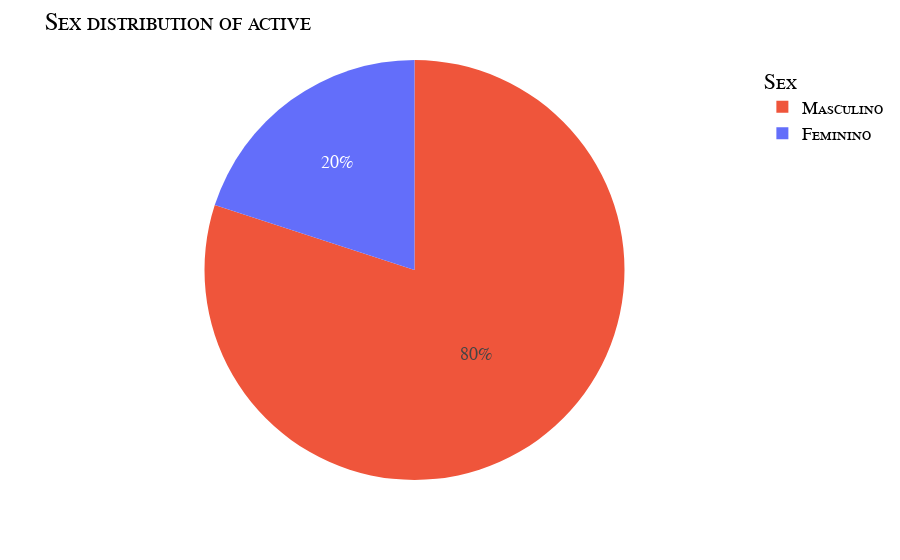
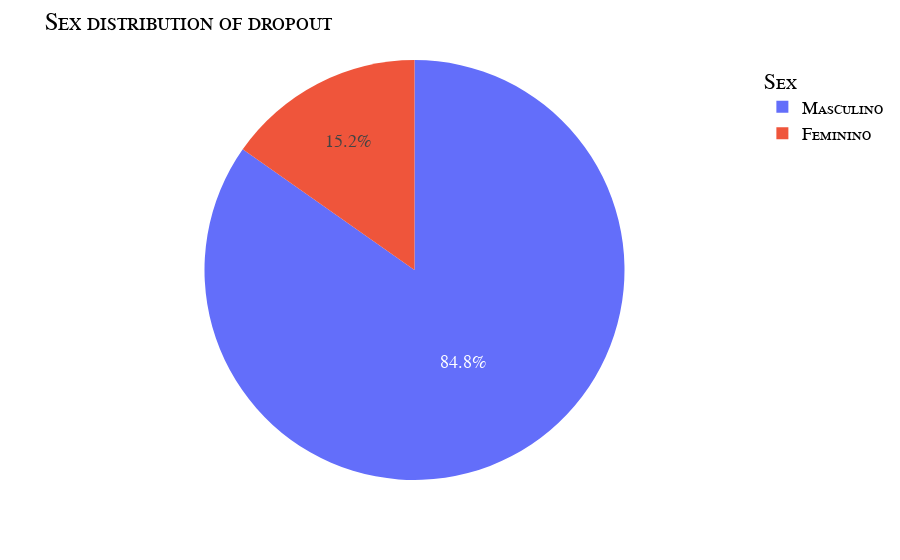

The cell these charts' notebook holds for them, in order:
### Code cell
fig = px.pie(active.groupby('Sexo').size().reset_index(name='count'), names='Sexo', values='count', color='Sexo').update_layout(title = { "text":"Sex distribution of active" }, font=my_font, legend_title_text="Sex").show()
fig = px.pie(dropout, names='Sexo').update_layout(title = { "text":"Sex distribution of dropout" }, font=my_font, legend_title_text="Sex").show()

### Figure 1 — Plotly figure (JSON) as saved in the notebook; plotly's stock layout.template omitted (floating-point values rounded to 4 significant figures)
{"data": [{"customdata": [["Feminino"], ["Masculino"]], "domain": {"x": [0, 1], "y": [0, 1]}, "hovertemplate": "Sexo=%{customdata[0]}<br>count=%{value}<extra></extra>", "labels": ["Feminino", "Masculino"], "legendgroup": "", "marker": {"colors": ["#636efa", "#EF553B"]}, "name": "", "showlegend": true, "type": "pie", "values": [44, 176]}], "layout": {"font": {"color": "Black", "family": "Courier New, monospace", "size": 18, "variant": "small-caps"}, "legend": {"title": {"text": "Sex"}, "tracegroupgap": 0}, "margin": {"t": 60}, "title": {"text": "Sex distribution of active"}}}

### Figure 2 — Plotly figure (JSON) as saved in the notebook; plotly's stock layout.template omitted (floating-point values rounded to 4 significant figures; data arrays with more than 128 entries replaced by an {"elided": "..."} marker saying what was removed)
{"data": [{"domain": {"x": [0, 1], "y": [0, 1]}, "hovertemplate": "Sexo=%{label}<extra></extra>", "labels": {"elided": "387 str values"}, "legendgroup": "", "name": "", "showlegend": true, "type": "pie"}], "layout": {"font": {"color": "Black", "family": "Courier New, monospace", "size": 18, "variant": "small-caps"}, "legend": {"title": {"text": "Sex"}, "tracegroupgap": 0}, "margin": {"t": 60}, "title": {"text": "Sex distribution of dropout"}}}
